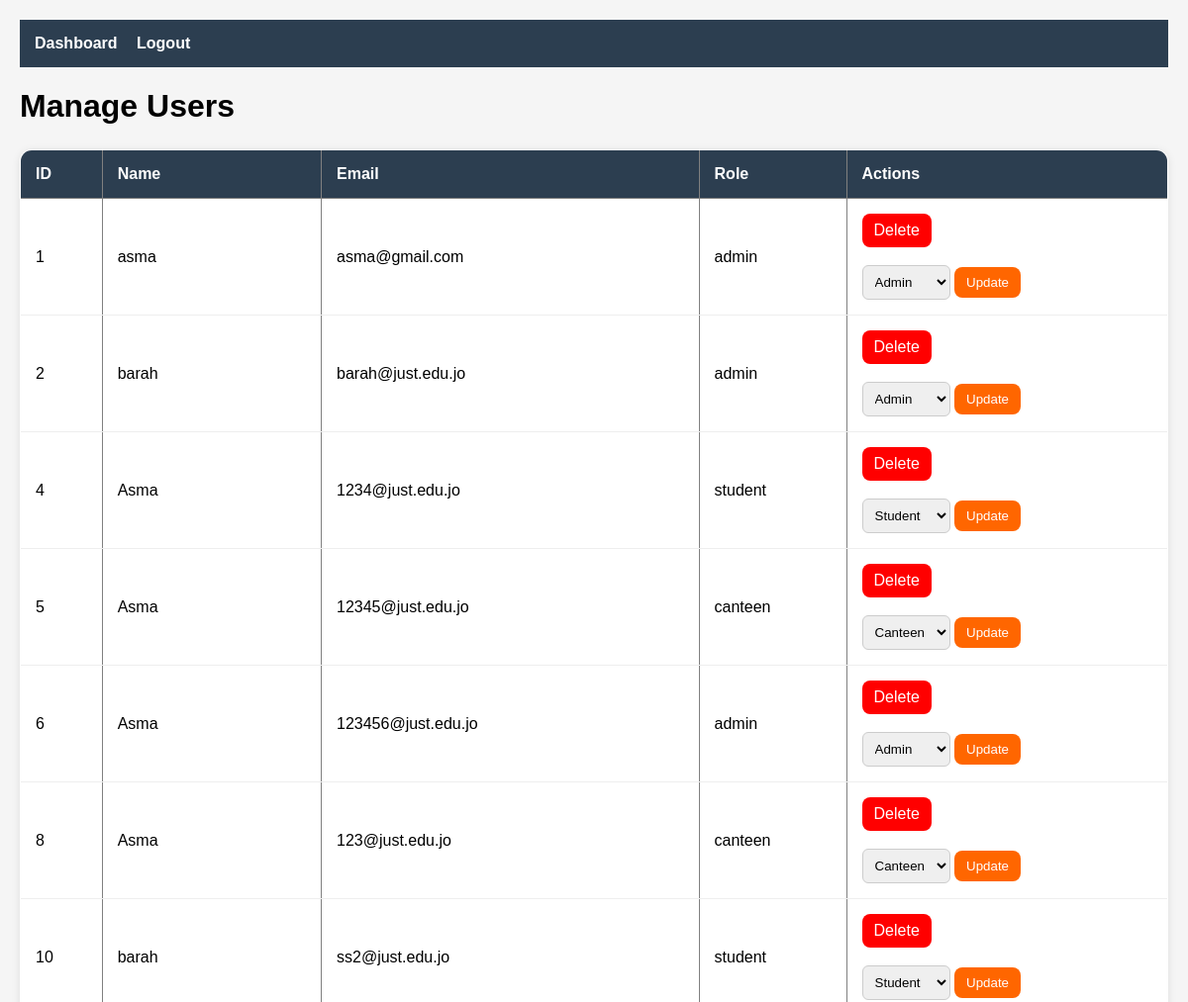
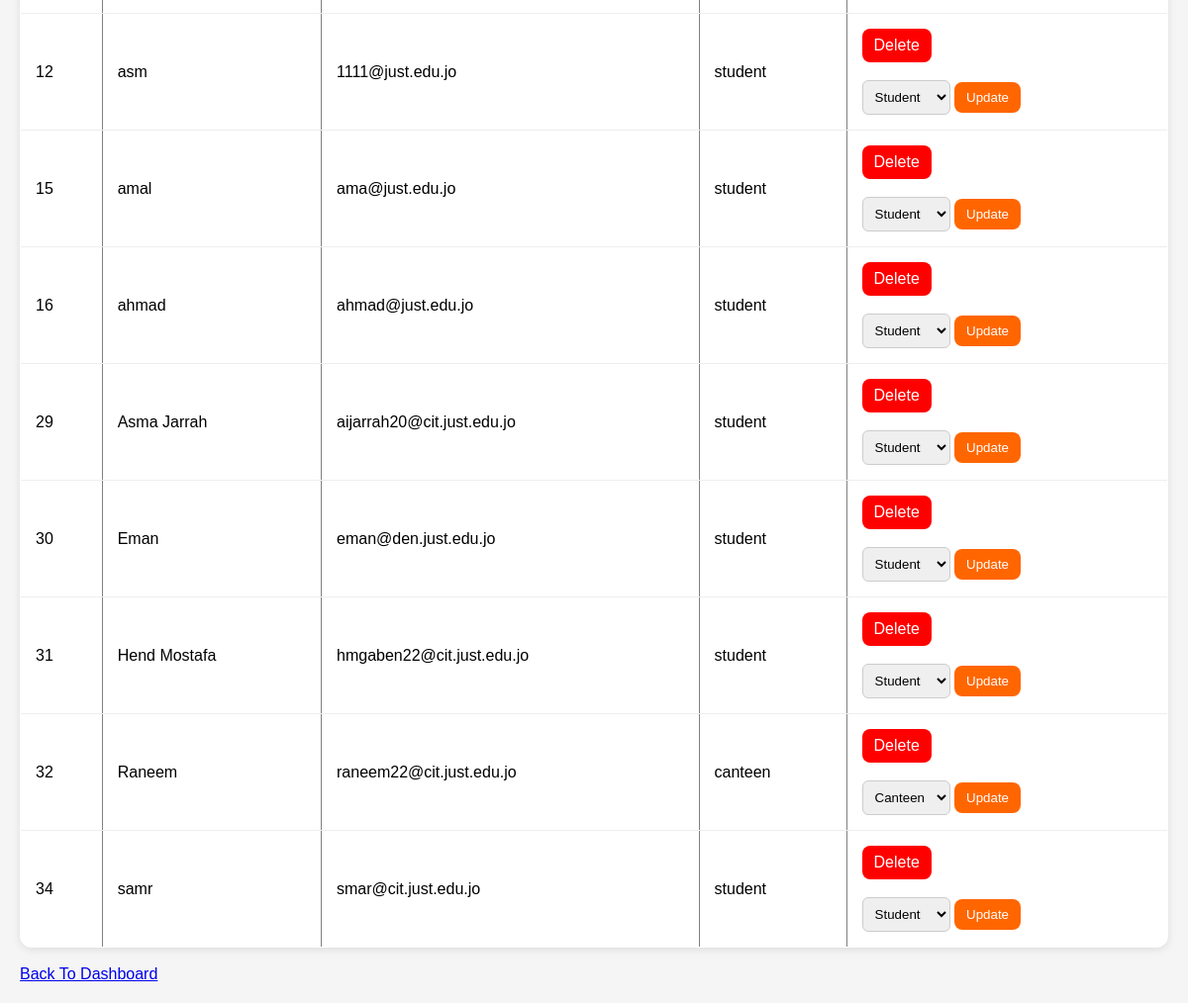
/admin/manage_users.php (signed in), run on the app's committed database (2 pictures, top to bottom).
### tables this page shows
CREATE TABLE `users` (
  `id` int(11) NOT NULL,
  `name` varchar(100) NOT NULL,
  `email` varchar(100) NOT NULL,
  `password` varchar(255) NOT NULL,
  `role` varchar(20) NOT NULL DEFAULT 'student',
  `proof_file` varchar(255) DEFAULT NULL,
  `faculty` varchar(30) DEFAULT NULL,
  `pending` tinyint(4) DEFAULT 0
);

### admin/manage_users.php (the view, shortened to what this page needs)
<?php
 include "../database/db_connection.php";
$result = mysqli_query($conn, "SELECT * FROM users");
?>
<!DOCTYPE html>
<html>
<head>
    <link rel="stylesheet" href="../assets/css/admin.css">
</head>
<body>
<div class="navbar">
    <a href="dashboard.php">Dashboard</a>
    <a href="../auth/logout.php">Logout</a>
</div>
<div class="container">
<h1 class="page-title">
    Manage Users
</h1>
<table border="1" cellpadding="10">
<tr>
    <th>ID</th>
    <th>Name</th>
    <th>Email</th>
    <th>Role</th>
    <th>Actions</th>
</tr>
<?php while ($row = mysqli_fetch_assoc($result)) { ?>
<tr>
    <td><?= $row['id'] ?></td>
    <td><?= $row['name'] ?></td>
    <td><?= $row['email'] ?></td>
    <td><?= $row['role'] ?></td>
    <td>
<a class="btn btn-danger"
   onclick="return confirm('Delete this user?')"
   href="manage_users.php?delete=<?= $row['id'] ?>">
   Delete
</a>
        <br><br>
        <form method="POST">
<select name="role">
    <option value="student"
        <?= $row['role'] == 'student' ? 'selected' : '' ?>>
        Student
    </option>
    <option value="canteen"
        <?= $row['role'] == 'canteen' ? 'selected' : '' ?>>
        Canteen
    </option>
    <option value="admin"
        <?= $row['role'] == 'admin' ? 'selected' : '' ?>>
        Admin
    </option>
</select>
           <button class="btn btn-primary"
                type="submit"
                name="update_role">
            Update
          </button>
        </form>
    </td>
</tr>
<?php } ?>
</table>
<br>
<a href="dashboard.php">Back To Dashboard</a>
</div>
</body>
</html>

### assets/css/admin.css (style rules this page uses)
body { font-family:Arial; background:#f5f5f5; margin:0; padding:20px; }
.navbar { background:#2c3e50; padding:15px; margin-bottom:20px; }
.navbar a { color:white; text-decoration:none; margin-right:15px; font-weight:bold; }
.container { max-width:1200px; margin:auto; }
.page-title { margin-bottom:25px; }
table { width:100%; border-collapse:collapse; background:white; border-radius:12px; overflow:hidden; box-shadow:0 2px 8px rgba(0,0,0,0.1); }
th { background:#2c3e50; color:white; padding:15px; text-align:left; }
td { padding:15px; border-bottom:1px solid #eee; }
input, select { padding:8px; border:1px solid #ccc; border-radius:6px; }
button, .btn { display:inline-block; padding:8px 12px; border:none; border-radius:8px; cursor:pointer; text-decoration:none; color:white; }
.btn-primary { background:#ff6600; }
.btn-danger { background:red; }

### data on the page
users: id "1", name "asma", email "asma@gmail.com", role "admin", role "Admin"
users: id "2", name "barah", email "barah@just.edu.jo", role "admin", role "Admin"
users: id "4", name "Asma", email "1234@just.edu.jo", role "student", role "Student"
users: id "5", name "Asma", email "12345@just.edu.jo", role "canteen", role "Canteen"
users: id "6", name "Asma", email "123456@just.edu.jo", role "admin", role "Admin"
users: id "8", name "Asma", email "123@just.edu.jo", role "canteen", role "Canteen"
users: id "10", name "barah", email "ss2@just.edu.jo", role "student", role "Student"
users: id "12", name "asm", email "1111@just.edu.jo", role "student", role "Student"
users: id "15", name "amal", email "ama@just.edu.jo", role "student", role "Student"
users: id "16", name "ahmad", email "ahmad@just.edu.jo", role "student", role "Student"
users: id "29", name "Asma Jarrah", email "aijarrah20@cit.just.edu.jo", role "student", role "Student"
users: id "30", name "Eman", email "eman@den.just.edu.jo", role "student", role "Student"
users: id "31", name "Hend Mostafa", email "hmgaben22@cit.just.edu.jo", role "student", role "Student"
users: id "32", name "Raneem", email "raneem22@cit.just.edu.jo", role "canteen", role "Canteen"
users: id "34", name "samr", email "smar@cit.just.edu.jo", role "student", role "Student"
